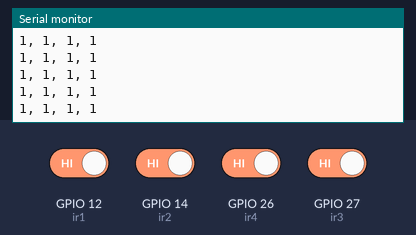
This sketch was run on a simulated ESP32. On the bench: the last lines printed to the serial monitor. The inputs (shaded band) are chosen by the test bench; at power-on: GPIO 12 (ir1), GPIO 14 (ir2), GPIO 26 (ir4), GPIO 27 (ir3) HIGH.

Above: at 1.2 s.
1.3 s: GPIO 12 (ir1) driven LOW
At 2.1 s:
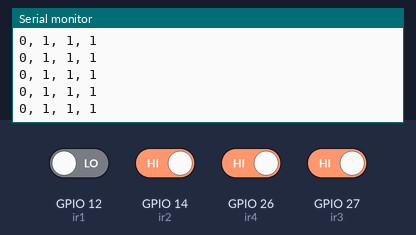
4.3 s: GPIO 14 (ir2) driven LOW
At 5.2 s:
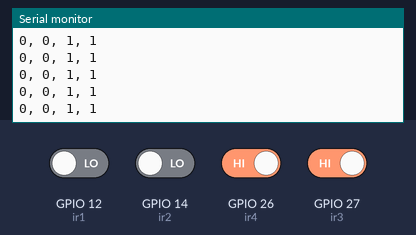
5.8 s: GPIO 26 (ir4) driven LOW
At 6.6 s:
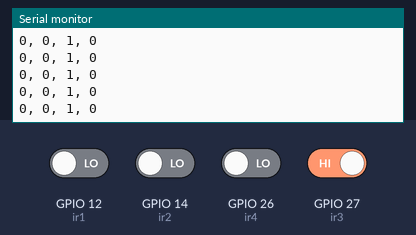
7.3 s: GPIO 27 (ir3) driven LOW
At 8.3 s:
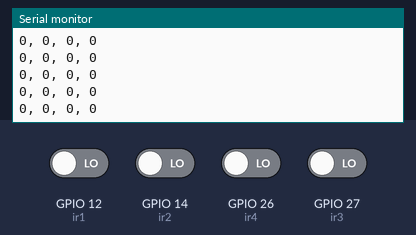
8.8 s: GPIO 12 (ir1) driven HIGH
At 9.5 s:
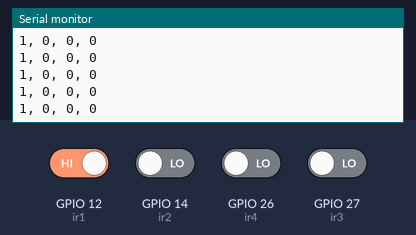
10.3 s: GPIO 14 (ir2) driven HIGH
At 11.3 s:
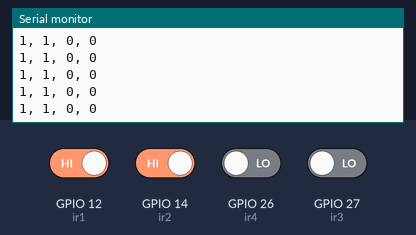

The sketch:

Integrating_IR_Sensors.ino
```cpp
int ir1 = 12;          //connect IR sensor-1 to arduino pin 12
int ir2 = 14;          //connect IR sensor-2 to arduino pin 14
int ir3 = 27;          //connect IR sensor-3 to arduino pin 27
int ir4 = 26;          //connect IR sensor-4 to arduino pin 26
void setup() {
  // put your setup code here, to run once:
  pinMode(ir1, INPUT);    //IR sensor-1 pin INPUT
  pinMode(ir2, INPUT);
  pinMode(ir3, INPUT);
  pinMode(ir4, INPUT);
  Serial.begin(9600);    //Init Serila at 9600 baud rate

}

void loop()
{
  // put your main code here, to run repeatedly:
  int data1 = digitalRead(ir1);  //read and store the input pin
  int data2 = digitalRead(ir2);
  int data3 = digitalRead(ir3);
  int data4 = digitalRead(ir4);
  Serial.print(data1);   //print the output of IR sensor-1 on serial monitor window
  Serial.print(", ");
  Serial.print(data2);
  Serial.print(", ");
  Serial.print(data3);
  Serial.print(", ");
  Serial.println(data4);
}
```

Measured:
- after the input at 1.3 s, the serial monitor: prints a new line at once (image 1)
- after the input at 4.3 s, the serial monitor: prints a new line at once (image 2)
- after the input at 5.8 s, the serial monitor: prints a new line at once (image 3)
- after the input at 7.3 s, the serial monitor: prints a new line at once (image 4)
- after the input at 8.8 s, the serial monitor: prints a new line at once (image 5)
- after the input at 10.3 s, the serial monitor: prints a new line at once (image 6)
